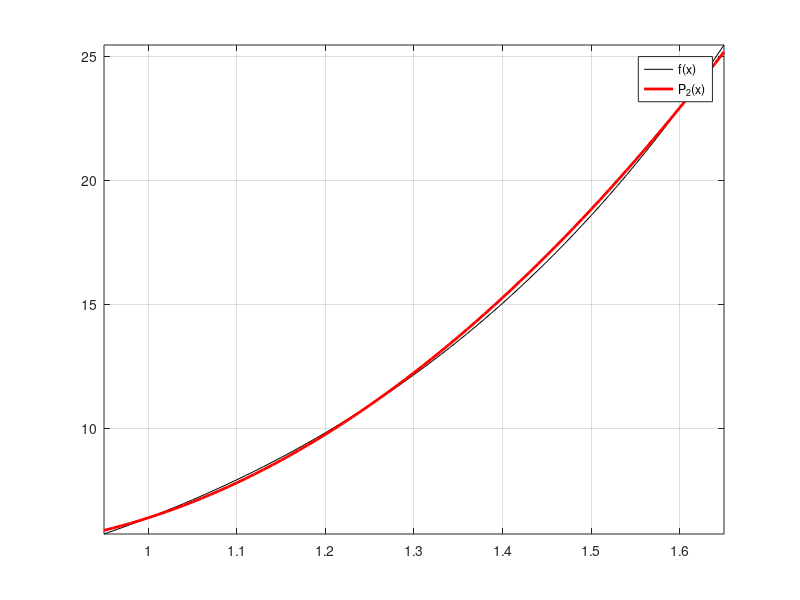

MATLAB code to generate this figure:
%interpdemo.m
%shows an example of the Lagrange interpolating polynomial of degree 2 for
%f(x) = e^(2x)-x, using the Lagrange formulation.

f = @(x) exp(2*x)-x;
x = [1 1.25 1.6];
y = f(x);

P_2 = @(t) y(1)*(t-x(2)).*(t-x(3))/0.15 + y(2)*(t-x(1)).*(t-x(3))/(-0.0875) + y(3)*(t-x(1)).*(t-x(2))/0.21;

xx = 0.95:0.01:1.65;
%xx = 0:0.01:3;
plot(xx,f(xx),'k',xx,P_2(xx),'r','LineWidth',2); legend('f(x)','P_2(x)');
axis tight; grid on;